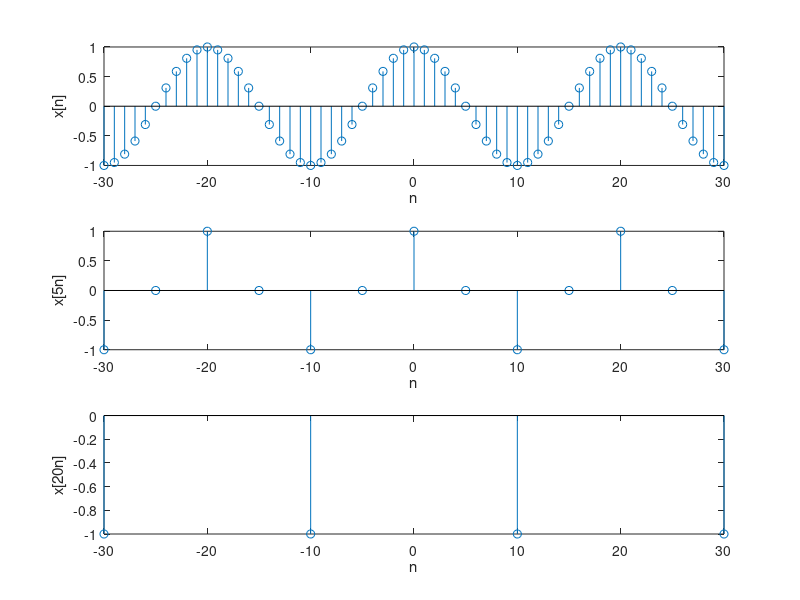

The MATLAB source for this figure:
% ch02/basic_problem_22.m

n = (-30 : 30);
x = cos((0.1) * pi .* n);
figure();
subplot(311); stem(n, x); xlabel('n'); ylabel('x[n]');
t = (1 : 5 : length(n));
subplot(312); stem(n(t), x(t)); xlabel('n'); ylabel('x[5n]');
t = (1 : 20 : length(n));
subplot(313); stem(n(t), x(t)); xlabel('n'); ylabel('x[20n]');
